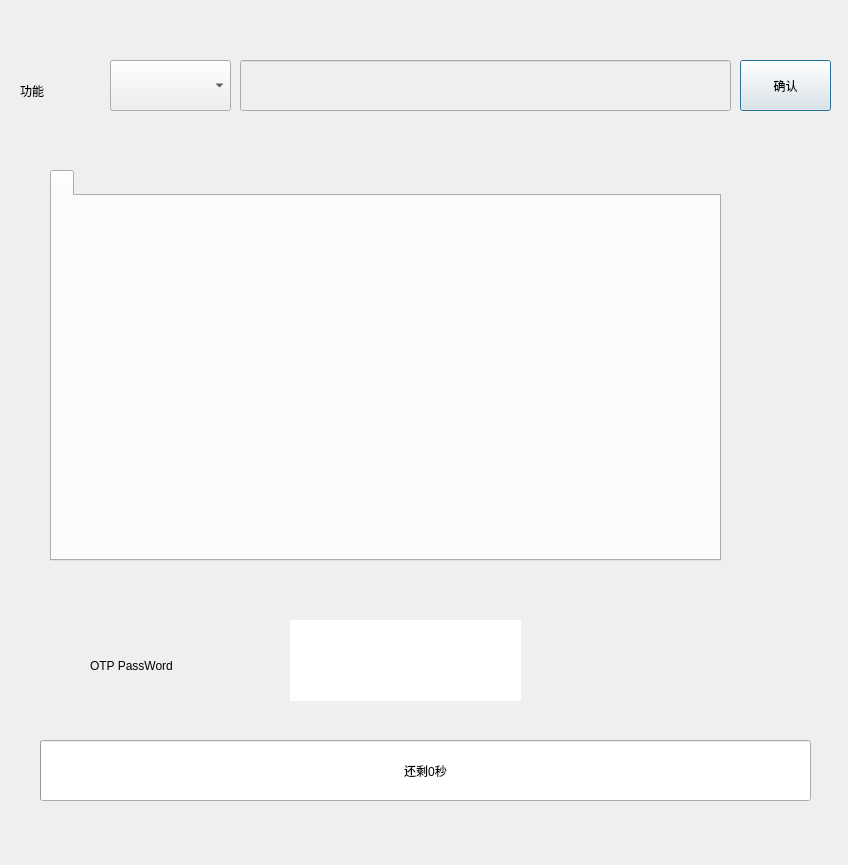
<?xml version="1.0" encoding="UTF-8"?>
<ui version="4.0">
 <class>Dialog</class>
 <widget class="QDialog" name="Dialog">
  <property name="geometry">
   <rect>
    <x>0</x>
    <y>0</y>
    <width>848</width>
    <height>865</height>
   </rect>
  </property>
  <property name="windowTitle">
   <string>Dialog</string>
  </property>
  <widget class="QComboBox" name="comboBox">
   <property name="geometry">
    <rect>
     <x>110</x>
     <y>60</y>
     <width>121</width>
     <height>51</height>
    </rect>
   </property>
  </widget>
  <widget class="QLabel" name="label">
   <property name="geometry">
    <rect>
     <x>20</x>
     <y>70</y>
     <width>71</width>
     <height>41</height>
    </rect>
   </property>
   <property name="text">
    <string>功能</string>
   </property>
  </widget>
  <widget class="QLineEdit" name="lineEdit">
   <property name="enabled">
    <bool>false</bool>
   </property>
   <property name="geometry">
    <rect>
     <x>240</x>
     <y>60</y>
     <width>491</width>
     <height>51</height>
    </rect>
   </property>
  </widget>
  <widget class="QTabWidget" name="tabWidget">
   <property name="geometry">
    <rect>
     <x>50</x>
     <y>170</y>
     <width>671</width>
     <height>391</height>
    </rect>
   </property>
   <widget class="QWidget" name="tabWidgetPage1">
    <attribute name="title">
     <string/>
    </attribute>
   </widget>
  </widget>
  <widget class="QProgressBar" name="progressBar">
   <property name="enabled">
    <bool>true</bool>
   </property>
   <property name="geometry">
    <rect>
     <x>40</x>
     <y>740</y>
     <width>771</width>
     <height>61</height>
    </rect>
   </property>
   <property name="value">
    <number>0</number>
   </property>
   <property name="format">
    <string>还剩%v秒</string>
   </property>
  </widget>
  <widget class="QPushButton" name="pushButton">
   <property name="geometry">
    <rect>
     <x>740</x>
     <y>60</y>
     <width>91</width>
     <height>51</height>
    </rect>
   </property>
   <property name="text">
    <string>确认</string>
   </property>
  </widget>
  <widget class="QLabel" name="label_2">
   <property name="geometry">
    <rect>
     <x>90</x>
     <y>630</y>
     <width>111</width>
     <height>71</height>
    </rect>
   </property>
   <property name="text">
    <string>OTP PassWord</string>
   </property>
  </widget>
  <widget class="QLabel" name="label_3">
   <property name="geometry">
    <rect>
     <x>290</x>
     <y>620</y>
     <width>231</width>
     <height>81</height>
    </rect>
   </property>
   <property name="font">
    <font>
     <pointsize>-1</pointsize>
    </font>
   </property>
   <property name="styleSheet">
    <string notr="true">background-color:white;font-size:20px</string>
   </property>
   <property name="text">
    <string/>
   </property>
  </widget>
 </widget>
 <resources/>
 <connections/>
</ui>
